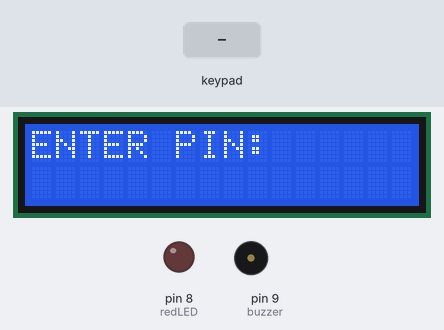
This sketch was run on a simulated Arduino Uno, built with avr-gcc and run on an emulated ATmega328P. Shown: 16×2 character LCD, output pins drawn as LEDs (lit = HIGH), buzzer (waves = sounding). The inputs (shaded band) are chosen by the test bench.

Above: at 1.2 s.
1.3 s: keypad keys 1 3 9 7 pressed 0.4 s apart
At 3.8 s:
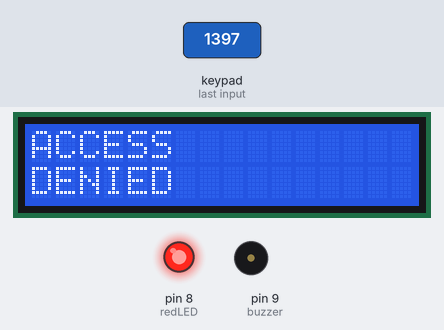
4.5 s: keypad keys 1 2 3 4 pressed 0.4 s apart
At 6.1 s:
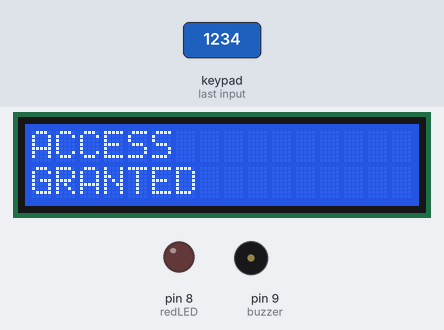
7.6 s: key '1' pressed
At 8.5 s:
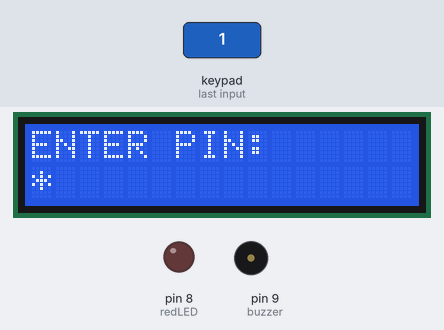
9.2 s: key '2' pressed
At 9.7 s:
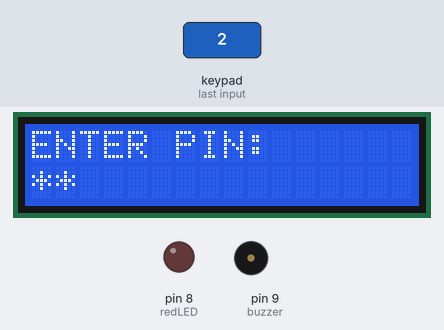
Timing chart, 0 to 11.7 s (numbered marks = the images above; inputs shaded):
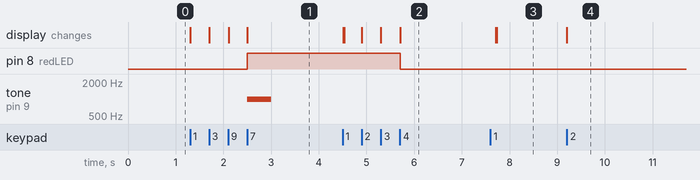

The sketch:

keypad_lcd.ino
```cpp
/*
  Project: Keypad Password Lock
  Author: Advait Khajuria
  IIT Jammu Summer School 2026

  Uses a 4x4 keypad and 16x2 LCD.
  Correct PIN: 1234
*/

#include <Keypad.h>
#include <LiquidCrystal.h>

LiquidCrystal lcd(12, 11, 5, 4, 3, 2);

const byte ROWS = 4;
const byte COLS = 4;

char keys[ROWS][COLS] = {
  {'1','2','3','A'},
  {'4','5','6','B'},
  {'7','8','9','C'},
  {'*','0','#','D'}
};

byte rowPins[ROWS] = {A0, A1, A2, A3};
byte colPins[COLS] = {A4, A5, 6, 7};

Keypad keypad = Keypad(makeKeymap(keys), rowPins, colPins, ROWS, COLS);

const String password = "1234";
String input = "";

const int redLED = 8;
const int buzzer = 9;

int wrongAttempts = 0;

void setup() {

  lcd.begin(16,2);

  pinMode(redLED, OUTPUT);
  pinMode(buzzer, OUTPUT);

  lcd.print("ENTER PIN:");
}

void loop() {

  char key = keypad.getKey();

  if (key) {

    if (key >= '0' && key <= '9') {

      input += key;

      lcd.setCursor(input.length()-1,1);
      lcd.print("*");
    }

    if (input.length() == 4) {

      lcd.clear();

      if (input == password) {

        lcd.print("ACCESS");
        lcd.setCursor(0,1);
        lcd.print("GRANTED");

        digitalWrite(redLED, LOW);

        wrongAttempts = 0;

      } else {

        lcd.print("ACCESS");
        lcd.setCursor(0,1);
        lcd.print("DENIED");

        digitalWrite(redLED, HIGH);

        tone(buzzer,1000,500);

        wrongAttempts++;

        if (wrongAttempts >= 3) {

          lcd.clear();

          lcd.print("LOCKED");

          delay(10000);

          wrongAttempts = 0;
        }
      }

      delay(2000);

      input = "";

      lcd.clear();

      lcd.print("ENTER PIN:");
    }
  }
}
```

Measured:
- after the input at 1.3 s, pin 8 (redLED): LOW → HIGH after 1.2 s; tone on pin 9 (buzzer): silent → 1000 Hz after 1.2 s, → silent 0.50 s later; the display: first changes at once (image 1 shows a later state)
- after the input at 4.5 s, pin 8 (redLED): HIGH → LOW after 1.2 s; the display: first differs from a run without the input at once (image 2 shows a later state)
- after the input at 7.6 s, the display: first differs from a run without the input after 0.13 s (image 3)
- after the input at 9.2 s, the display: changes at once (image 4)
